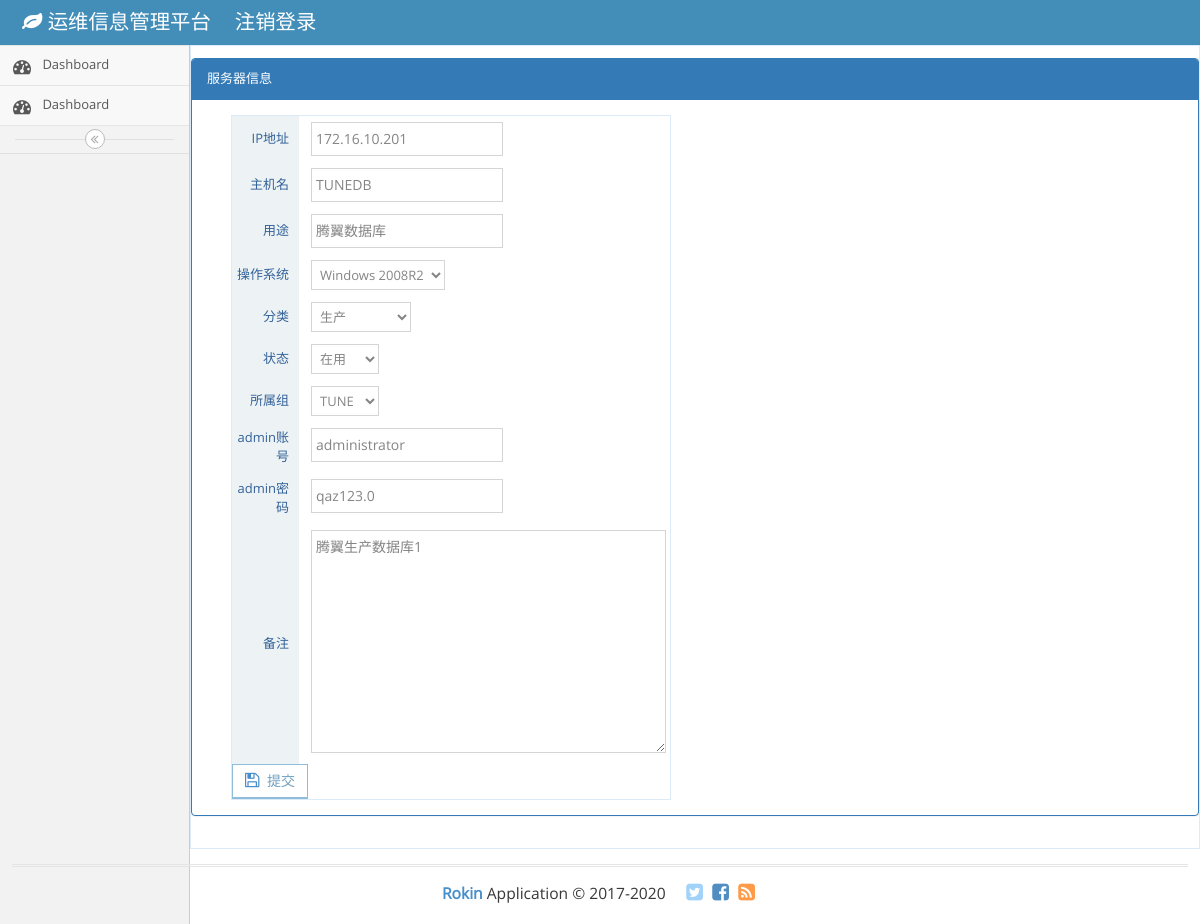
/post/2/edit/, run on the app's committed database.
### app/models.py (models this page shows, shortened)
class Host(models.Model):
    ip = models.CharField(max_length=20)
    host_name = models.CharField(max_length=50)
    host_purpose = models.CharField(max_length=100, blank=True)
    host_status = models.ForeignKey(Host_status)
    Host_category = models.ForeignKey(HostCategorys)
    Host_group = models.ForeignKey(HostGroups)
    Host_operatingsystem = models.ForeignKey(OperatingSystems)
    admin_Account = models.CharField(max_length=50, blank=True)
    admin_password = models.CharField(max_length=50, blank=True)
    Host_body = models.TextField(max_length=1000, blank=True)
    created_time = models.DateTimeField(auto_now_add=True)
    modified_time = models.DateTimeField(auto_now_add=True)

### app/views.py (the view)
# urls.py: url(r'^post/(?P<pk>[0-9]+)/edit/$', views.HostEditView.as_view(), name='host_edit'),
class HostEditView(UpdateView):
    model = Host
    form_class = PostForm
    template_name = 'app/host_edit.html'

### app/forms.py
class PostForm(forms.ModelForm):
    class Meta:
        model = Host
        fields = ('ip', 'host_name', 'host_purpose', 'Host_category', 'Host_group',
                  'admin_Account', 'admin_password', 'Host_operatingsystem', 'Host_body', 'host_status')

### app/models.py (called while the page is built)
    def __str__(self):
        return self.category

    def __str__(self):
        return self.group

    def __str__(self):
        return self.operatingsystem

    def __str__(self):
        return self.status

### templates/app/host_edit.html (shortened to what this page needs)
{% extends 'app/base.html' %}
{% load staticfiles %}
{% block main %}
    <div class="table-detail">
    <div class="row">
        <div class="panel panel-primary">
            <div class="panel-heading">服务器信息</div>
            <div class="panel-body">
                <div class="col-xs-12 col-sm-6">
                    <div class="profile-user-info profile-user-info-striped">
                        <div class="profile-info-row">
                            <form method="POST" class="post-form">{% csrf_token %}
                                <div class="profile-info-name"> IP地址</div>
                                <div class="profile-info-value">
                                    {{ form.ip }}
                                </div>
                                <div class="profile-info-row">
                                    <div class="profile-info-name"> 主机名</div>
                                    <div class="profile-info-value">
                                        {{ form.host_name }}
                                    </div>
                                </div>
                                <div class="profile-info-row">
                                    <div class="profile-info-name"> 用途</div>
                                    <div class="profile-info-value">
                                        {{ form.host_purpose }}
                                    </div>
                                </div>
                                <div class="profile-info-row">
                                    <div class="profile-info-name"> 操作系统</div>
                                    <div class="profile-info-value">
                                        {{ form.Host_operatingsystem }}
                                    </div>
                                </div>
                                <div class="profile-info-row">
                                    <div class="profile-info-name"> 分类</div>
                                    <div class="profile-info-value">
                                        {{ form.Host_category }}
                                    </div>
                                </div>
                                <div class="profile-info-row">
                                    <div class="profile-info-name"> 状态</div>
                                    <div class="profile-info-value">
                                        {{ form.host_status }}
                                    </div>
                                </div>
                                <div class="profile-info-row">
                                    <div class="profile-info-name"> 所属组</div>
                                    <div class="profile-info-value">
                                        {{ form.Host_group }}
                                    </div>
                                </div>
                                <div class="profile-info-row">
                                    <div class="profile-info-name"> admin账号</div>
                                    <div class="profile-info-value">
                                        {{ form.admin_Account }}
                                    </div>
                                </div>
                                <div class="profile-info-row">
                                    <div class="profile-info-name"> admin密码</div>
                                    <div class="profile-info-value">
                                        {{ form.admin_password }}
                                    </div>
                                </div>
                                <div class="profile-info-row">
                                    <div class="profile-info-name"> 备注</div>
                                    <div class="profile-info-value">
                                        {{ form.Host_body }}
                                    </div>
                                </div>
                                <button type="submit" class="btn btn-white btn-info btn-bold">
                                    <i class="ace-icon fa fa-floppy-o bigger-120 blue"></i>
                                    提交
                                </button>
                            </form>
                        </div>
                    </div>
                </div>
            </div>
        </div>
    </div>
{% endblock main %}

### data on the page
Host: ip "172.16.10.201", host_name "TUNEDB", host_purpose "腾翼数据库", Host_operatingsystem "Windows 2008R2", Host_category "生产", host_status "在用", Host_group "TUNE", admin_Account "administrator", admin_password "qaz123.0", Host_body "腾翼生产数据库1"
